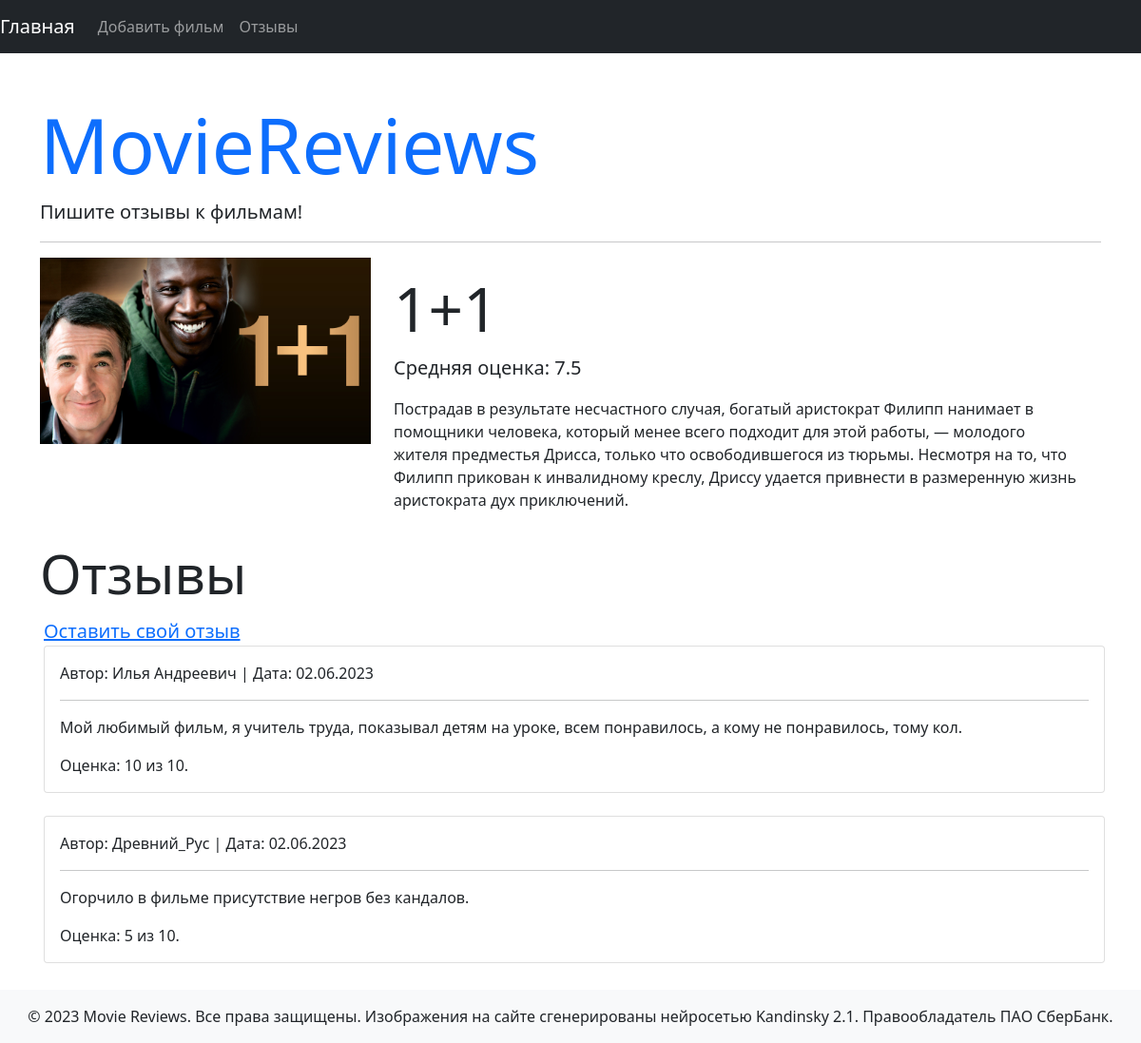
The page /movie/2 on the database its author committed.
### models.py (models this page shows)
class Movie(db.Model):
    id = db.Column(db.Integer,primary_key=True)
    title = db.Column(db.String(255),nullable=False)
    description = db.Column(db.Text,nullable=False)
    image = db.Column(db.String(255),nullable=False)
    reviews = db.relationship('Review',back_populates='movie')

class Review(db.Model):
    id = db.Column(db.Integer,primary_key=True)
    name = db.Column(db.String(255),nullable=False)
    text = db.Column(db.Text,nullable=False)
    created_date = db.Column(db.DateTime,default=datetime.utcnow)
    score = db.Column(db.Integer,nullable=False)
    movie_id = db.Column(db.Integer,db.ForeignKey('movie.id',ondelete='CASCADE'))
    movie = db.relationship('Movie',back_populates='reviews')

### main.py (the view)
@app.route('/movie/<int:id>')
def show_movie(id):
    movie = Movie.query.get(id)
    if movie.reviews:
        avg_score = round(sum(review.score for review in movie.reviews) / len(movie.reviews),2)
    else:
        avg_score = 0
    return render_template('movie.html',movie=movie,avg_score=avg_score,reviews=movie.reviews)

### templates/movie.html (shortened to what this page needs)
{% extends 'base.html' %}
{% block content %}
<div class="row mb-3">
    <div class="col-md-4">
    {% if movie.image %}
    <img src="{{  url_for('static',filename='images/'+ movie.image)  }}" class="img-fluid">
    {% endif %}
    </div>
    <div class="col-md-8">
        <h1 class="mt-3 display-3">{{ movie.title }}</h1>
    {% if avg_score %}
    <p class='lead'>Средняя оценка: {{ avg_score }}</p>
    {% endif %}
    <p>{{ movie.description }}</p>
    </div>
    </div>
<h1 class="display-4">Отзывы</h1>
<div class="m-1">
    {% if movie.reviews %}
    <a class="lead" href="{{url_for('add_review',id=movie.id)}}">Оставить свой отзыв</a>
    {% endif %}
    {% for review in movie.reviews %}
    <div class="card mb-4">
    <div class="card-body" >
    <p class="card-text">Автор: {{ review.name }} | Дата: {{ review.created_date.strftime('%d.%m.%Y') }}</p>
    <hr>
    <p class="card-text font-italic">{{ review.text }}</p>
    <p class="card-text font-italic">Оценка: {{ review.score }} из 10.</p>
    </div>
    </div>
    {% else %}
    <p>Отзывов еще нет, но вы можете <a href="{{url_for('add_review',id=movie.id)}}">оставить</a> первый!</p>
    {% endfor %}
</div>
{% endblock content %}

### templates/base.html (shortened to what this page needs)
<!DOCTYPE html>
<html lang="ru">
  <head>
    <link href="https://cdn.jsdelivr.net/npm/bootstrap@5.0.2/dist/css/bootstrap.min.css" rel="stylesheet">
  </head>
  <body>
    <div class="container">
      <h1 class="mt-5 display-1"><a href="{{ url_for('index') }}" class="text-decoration-none">MovieReviews</a></h1>
      <p class="lead">Пишите отзывы к фильмам!</p>
      <hr>
      <div class="row">
        {% block content %}{% endblock %}
      </div>
    </div>
    <footer id="footer" class="bg-light text-center py-3">
      &copy; 2023 Movie Reviews. Все права защищены. Изображения на сайте сгенерированы нейросетью Kandinsky 2.1. Правообладатель ПАО СберБанк.
    </footer>
  </body>
</html>

### templates/nav.html (shortened to what this page needs)
<nav class="navbar navbar-expand-md navbar-dark bg-dark">
    <a class="navbar-brand" href="/">Главная</a>
    <div class="collapse navbar-collapse" id="navbarNav">
      <ul class="navbar-nav">
        <li class="nav-item">
          <a class="nav-link" href="/add_movie">Добавить фильм</a>
        </li>
        <li class="nav-item">
          <a class="nav-link" href="/reviews">Отзывы</a>
        </li>
      </ul>
    </div>
  </nav>

### rows shown on the page
Movie: image (picture), title "1+1", description "Пострадав в результате несчастного случая, богатый аристократ Филипп нанимает в помощники человека, который менее всего подходит для этой работы, — молодого жителя предместья Дрисса, только что освободившегося из тюрьмы. Несмотря на то, что Филипп прикован к инвалидному креслу, Дриссу удается привнести в размеренную жизнь аристократа дух приключений."
Review: name "Илья Андреевич", created_date "02.06.2023", text "Мой любимый фильм, я учитель труда, показывал детям на уроке, всем понравилось, а кому не понравилось, тому кол.", score "10"
Review: name "Древний_Рус", created_date "02.06.2023", text "Огорчило в фильме присутствие негров без кандалов.", score "5"

### other values the page prints
{{ avg_score }} "7.5"
